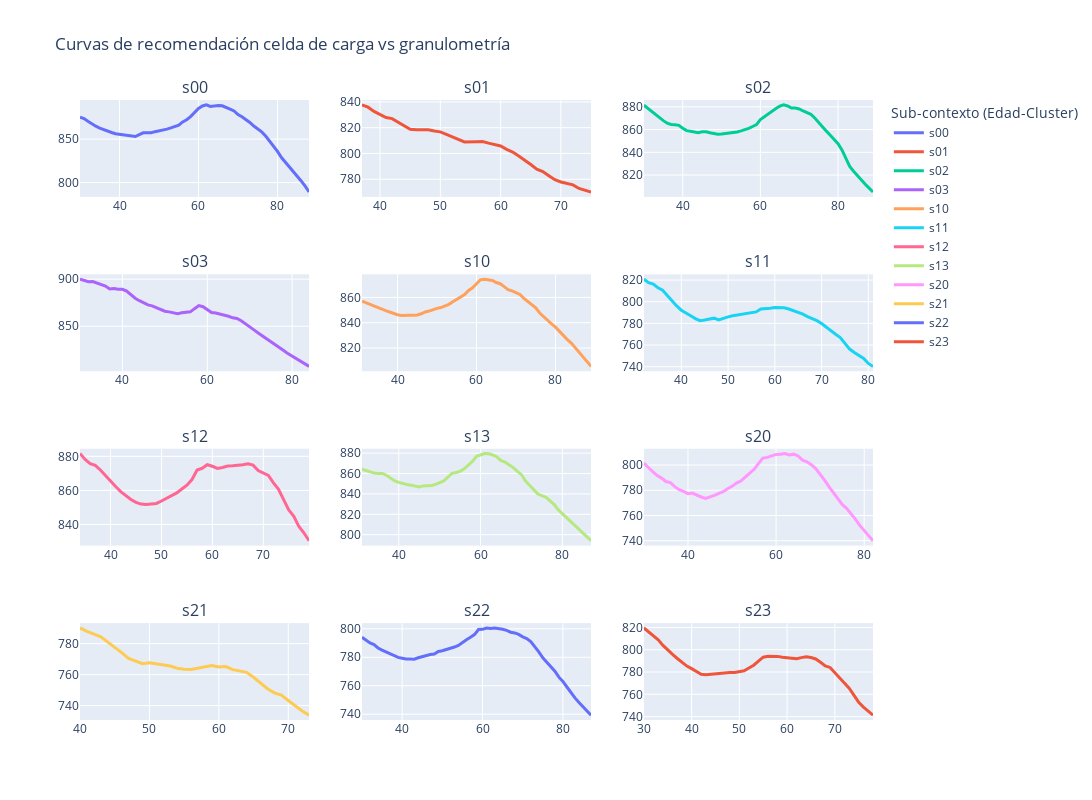

The notebook cell saved with this chart:
### Code cell
# Mostrando curvas de recomendación
fig = make_subplots(
    rows=4, cols=3,
    subplot_titles=titulos,
    )
k=0
for i in range(1,5):
    for j in range(1,4):
        try:
            data=dic1[titulos[k]]
            fig.add_trace(go.Scatter(x=data["gran"], y=data["cc"], ##FF6511
                            mode='lines',
                            name=titulos[k],line=dict(width=3, ),legendgroup = '1'),row=i, col=j) 

            k+=1
        except:
            pass
     



fig.update_layout(height=800, width=1200, title_text="Curvas de recomendación celda de carga vs granulometría",legend_title="Sub-contexto (Edad-Cluster)"#,xaxis6_rangeslider_visible=True
,#template="plotly_dark"
)

fig.show()

### Figure 1 — Plotly figure (JSON) as saved in the notebook; plotly's stock layout.template omitted (floating-point values rounded to 4 significant figures)
{"data": [{"legendgroup": "1", "line": {"width": 3}, "mode": "lines", "name": "s00", "type": "scatter", "x": [30, 31, 32, 33, 34, 35, 36, 37, 38, 39, 40, 41, 42, 43, 44, 45, 46, 47, 48, 49, 50, 51, 52, 53, 54, 55, 56, 57, 58, 59, 60, 61, 62, 63, 64, 65, 66, 67, 68, 69, 70, 71, 72, 73, 74, 75, 76, 77, 78, 79, 80, 81, 82, 83, 84, 85, 86, 87, 88], "xaxis": "x", "y": [875.3, 873.6, 870.5, 867.5, 864.9, 862.6, 860.7, 859.2, 857.6, 856.1, 855.6, 854.7, 854.2, 853.5, 852.9, 855.2, 857.3, 857.3, 857.2, 858.5, 859.4, 860.1, 861.5, 862.9, 864.5, 866.1, 869.8, 872.2, 875.9, 880.7, 885.3, 888.1, 889.4, 887.6, 888.4, 888.7, 888.3, 886.8, 884.5, 882.4, 878.3, 875.7, 872.8, 869.2, 865.0, 862.0, 858.3, 853.5, 847.9, 841.7, 835.8, 828.8, 823.6, 818.1, 812.3, 807.3, 801.8, 795.9, 789.1], "yaxis": "y"}, {"legendgroup": "1", "line": {"width": 3}, "mode": "lines", "name": "s01", "type": "scatter", "x": [37, 38, 39, 40, 41, 42, 43, 44, 45, 46, 47, 48, 49, 50, 51, 52, 53, 54, 56, 57, 58, 59, 60, 61, 62, 63, 64, 65, 66, 67, 68, 69, 70, 71, 72, 73, 75], "xaxis": "x2", "y": [837.7, 835.9, 832.6, 830.4, 827.9, 827.1, 824.5, 821.5, 818.8, 818.5, 818.5, 818.4, 817.5, 816.8, 814.9, 812.9, 810.9, 809.0, 809.2, 809.3, 808.1, 807.2, 805.8, 803.2, 801.1, 798.1, 794.9, 791.4, 787.8, 786.0, 782.8, 779.6, 777.9, 776.7, 775.6, 772.9, 770.1], "yaxis": "y2"}, {"legendgroup": "1", "line": {"width": 3}, "mode": "lines", "name": "s02", "type": "scatter", "x": [30, 31, 32, 33, 34, 35, 36, 37, 38, 39, 40, 41, 42, 43, 44, 45, 46, 47, 48, 49, 50, 51, 52, 53, 54, 55, 56, 57, 58, 59, 60, 61, 62, 63, 64, 65, 66, 67, 68, 69, 70, 71, 72, 73, 74, 75, 76, 77, 78, 79, 80, 81, 82, 83, 84, 85, 86, 87, 88, 89], "xaxis": "x3", "y": [881.4, 878.6, 875.7, 872.7, 870.2, 867.8, 865.6, 864.5, 864.3, 863.7, 861.2, 859.0, 858.6, 857.7, 857.2, 858.0, 858.1, 857.1, 856.4, 855.9, 856.0, 856.5, 856.6, 857.1, 857.8, 858.8, 859.9, 861.0, 862.7, 864.3, 868.7, 871.3, 873.9, 876.4, 878.5, 880.5, 881.7, 880.8, 878.9, 878.9, 878.1, 876.3, 874.5, 873.5, 870.1, 866.2, 861.6, 858.6, 855.0, 851.6, 847.6, 842.1, 834.9, 827.5, 823.3, 819.3, 815.6, 811.9, 808.6, 805.1], "yaxis": "y3"}, {"legendgroup": "1", "line": {"width": 3}, "mode": "lines", "name": "s03", "type": "scatter", "x": [30, 31, 32, 33, 34, 35, 36, 37, 38, 39, 40, 41, 42, 43, 44, 45, 46, 47, 48, 49, 50, 51, 52, 53, 54, 55, 56, 57, 58, 59, 60, 61, 62, 63, 64, 65, 66, 67, 68, 69, 70, 71, 72, 73, 74, 75, 76, 77, 78, 79, 80, 81, 82, 83, 84], "xaxis": "x4", "y": [899.9, 898.3, 897.4, 897.5, 896.1, 894.6, 892.7, 889.5, 890.0, 889.3, 889.2, 887.3, 883.6, 879.7, 877.1, 874.6, 872.7, 871.6, 869.5, 867.5, 865.9, 865.2, 864.4, 863.3, 864.2, 865.1, 865.3, 868.7, 871.9, 870.7, 867.8, 864.5, 864.0, 863.1, 862.0, 860.5, 858.9, 858.2, 855.8, 852.3, 848.9, 846.1, 842.9, 839.8, 837.1, 833.6, 830.2, 827.2, 824.2, 820.8, 818.1, 815.0, 812.0, 809.1, 807.3], "yaxis": "y4"}, {"legendgroup": "1", "line": {"width": 3}, "mode": "lines", "name": "s10", "type": "scatter", "x": [31, 32, 33, 34, 35, 36, 37, 38, 39, 40, 41, 42, 43, 44, 45, 46, 47, 48, 49, 50, 51, 52, 53, 54, 55, 56, 57, 58, 59, 60, 61, 62, 63, 64, 65, 66, 67, 68, 69, 70, 71, 72, 73, 74, 75, 76, 77, 78, 79, 80, 81, 82, 83, 84, 85, 86, 87, 88, 89], "xaxis": "x5", "y": [857.1, 855.8, 854.5, 852.9, 851.8, 850.5, 849.6, 848.5, 847.3, 846.3, 845.7, 845.5, 845.9, 846.0, 846.1, 847.1, 848.5, 849.2, 850.4, 851.3, 852.0, 853.1, 854.5, 856.5, 858.4, 860.9, 862.3, 865.5, 867.6, 870.8, 873.9, 874.4, 874.0, 873.4, 871.8, 870.9, 868.6, 866.2, 865.2, 863.5, 862.4, 859.3, 856.7, 854.2, 851.7, 847.7, 844.6, 841.9, 839.1, 836.5, 833.1, 829.8, 826.7, 823.9, 820.2, 816.1, 812.2, 808.7, 805.5], "yaxis": "y5"}, {"legendgroup": "1", "line": {"width": 3}, "mode": "lines", "name": "s11", "type": "scatter", "x": [32, 33, 34, 35, 36, 37, 38, 39, 40, 41, 42, 43, 44, 45, 46, 47, 48, 49, 50, 51, 52, 53, 54, 55, 56, 57, 58, 59, 60, 61, 62, 63, 64, 65, 66, 67, 68, 69, 70, 71, 72, 73, 74, 75, 76, 77, 78, 79, 80, 81], "xaxis": "x6", "y": [820.8, 817.5, 816.2, 812.9, 810.6, 805.6, 800.8, 796.2, 792.2, 789.3, 787.1, 784.5, 782.6, 783.1, 784.2, 784.8, 783.1, 784.9, 786.0, 787.0, 787.7, 788.6, 789.5, 789.8, 790.6, 793.3, 793.4, 794.1, 794.7, 794.8, 794.4, 793.3, 791.6, 790.5, 788.6, 786.3, 784.7, 782.5, 779.9, 776.4, 773.4, 770.0, 766.9, 761.6, 756.3, 753.1, 750.1, 747.7, 743.0, 740.3], "yaxis": "y6"}, {"legendgroup": "1", "line": {"width": 3}, "mode": "lines", "name": "s12", "type": "scatter", "x": [34, 35, 36, 37, 38, 39, 40, 41, 42, 43, 44, 45, 46, 47, 48, 49, 50, 51, 52, 53, 54, 55, 56, 57, 58, 59, 60, 61, 62, 63, 64, 65, 66, 67, 68, 69, 70, 71, 72, 73, 74, 75, 76, 77, 78, 79], "xaxis": "x7", "y": [881.6, 878.2, 875.7, 874.7, 872.0, 868.6, 865.7, 862.3, 859.3, 856.7, 854.7, 853.0, 852.0, 851.8, 852.0, 852.4, 853.8, 855.3, 856.6, 858.5, 860.8, 863.1, 866.4, 871.9, 873.0, 875.1, 874.2, 872.9, 873.5, 874.3, 874.4, 874.6, 875.1, 875.6, 874.9, 871.7, 870.3, 868.8, 864.5, 860.7, 854.6, 848.6, 844.9, 838.8, 835.0, 830.5], "yaxis": "y7"}, {"legendgroup": "1", "line": {"width": 3}, "mode": "lines", "name": "s13", "type": "scatter", "x": [31, 32, 33, 34, 35, 36, 37, 38, 39, 40, 41, 42, 43, 44, 45, 46, 47, 48, 49, 50, 51, 52, 53, 54, 55, 56, 57, 58, 59, 60, 61, 62, 63, 64, 65, 66, 67, 68, 69, 70, 71, 72, 73, 74, 76, 77, 78, 79, 80, 81, 82, 83, 84, 85, 86, 87], "xaxis": "x8", "y": [864.2, 862.8, 861.7, 860.4, 860.0, 860.1, 858.2, 855.3, 852.8, 851.4, 850.0, 849.2, 848.6, 847.4, 846.9, 847.9, 847.9, 848.3, 849.4, 851.1, 852.8, 856.4, 860.2, 861.0, 862.2, 864.6, 868.4, 871.9, 877.0, 878.7, 879.6, 879.5, 878.3, 876.3, 872.7, 871.2, 868.8, 865.8, 862.1, 858.9, 852.6, 848.2, 843.3, 839.8, 836.7, 833.0, 829.5, 824.3, 820.4, 816.6, 813.0, 809.0, 805.0, 801.3, 797.5, 794.0], "yaxis": "y8"}, {"legendgroup": "1", "line": {"width": 3}, "mode": "lines", "name": "s20", "type": "scatter", "x": [30, 31, 32, 33, 34, 35, 36, 37, 38, 39, 40, 41, 42, 43, 44, 45, 46, 47, 48, 49, 50, 51, 52, 53, 54, 55, 56, 57, 58, 59, 60, 61, 62, 63, 64, 65, 66, 67, 68, 69, 70, 71, 72, 73, 74, 75, 76, 77, 78, 79, 80, 81, 82], "xaxis": "x9", "y": [801.5, 798.0, 794.7, 791.7, 789.7, 787.0, 786.1, 782.9, 780.5, 779.1, 777.3, 777.8, 776.0, 774.7, 773.6, 774.7, 775.9, 777.6, 778.9, 781.2, 783.1, 785.8, 787.3, 790.4, 793.6, 796.6, 801.1, 805.6, 806.1, 807.3, 808.4, 808.6, 809.1, 808.1, 808.7, 807.2, 803.9, 802.5, 800.3, 797.3, 792.8, 788.0, 783.0, 778.4, 773.4, 768.8, 765.7, 761.9, 757.1, 752.2, 748.0, 743.4, 739.9], "yaxis": "y9"}, {"legendgroup": "1", "line": {"width": 3}, "mode": "lines", "name": "s21", "type": "scatter", "x": [40, 41, 43, 44, 45, 46, 47, 48, 49, 50, 51, 52, 53, 54, 55, 56, 57, 58, 59, 60, 61, 62, 63, 64, 65, 66, 67, 68, 69, 70, 71, 72, 73], "xaxis": "x10", "y": [790.1, 787.8, 784.4, 781.1, 777.6, 774.2, 770.4, 768.6, 767.1, 767.6, 766.9, 765.9, 765.6, 764.1, 763.4, 763.3, 764.2, 765.1, 765.9, 765.0, 765.2, 763.2, 762.4, 761.4, 758.2, 754.7, 750.9, 748.2, 746.8, 743.3, 739.7, 736.5, 733.8], "yaxis": "y10"}, {"legendgroup": "1", "line": {"width": 3}, "mode": "lines", "name": "s22", "type": "scatter", "x": [30, 31, 32, 33, 34, 35, 36, 37, 38, 39, 40, 41, 42, 43, 44, 45, 46, 47, 48, 49, 50, 51, 52, 53, 54, 55, 56, 57, 58, 59, 60, 61, 62, 63, 64, 65, 66, 67, 68, 69, 70, 71, 72, 73, 74, 75, 76, 77, 78, 79, 80, 81, 82, 83, 84, 85, 86, 87], "xaxis": "x11", "y": [794.1, 792.0, 790.0, 788.9, 786.5, 785.0, 783.6, 782.3, 780.9, 780.0, 779.3, 778.7, 778.8, 778.7, 779.7, 780.5, 781.1, 781.9, 782.3, 784.1, 784.6, 785.3, 786.6, 787.2, 788.3, 790.5, 792.3, 794.0, 795.9, 799.5, 799.6, 800.6, 800.2, 800.5, 800.2, 799.7, 798.9, 797.6, 797.1, 796.1, 794.4, 793.2, 791.0, 787.7, 783.8, 779.6, 776.5, 773.5, 770.2, 766.0, 763.0, 759.1, 754.9, 751.5, 748.2, 744.8, 742.2, 739.3], "yaxis": "y11"}, {"legendgroup": "1", "line": {"width": 3}, "mode": "lines", "name": "s23", "type": "scatter", "x": [30, 31, 32, 33, 34, 35, 36, 37, 38, 39, 40, 41, 42, 43, 44, 45, 46, 47, 48, 49, 50, 51, 52, 53, 54, 55, 56, 57, 58, 59, 60, 61, 62, 63, 64, 65, 66, 67, 68, 69, 70, 71, 72, 73, 74, 75, 76, 77, 78], "xaxis": "x12", "y": [819.5, 815.7, 812.2, 808.9, 803.9, 799.5, 795.8, 792.1, 788.6, 785.4, 783.0, 780.3, 778.0, 777.6, 778.1, 778.8, 779.3, 779.1, 779.6, 779.6, 780.5, 781.1, 783.6, 786.1, 789.7, 793.3, 794.1, 794.3, 794.0, 793.2, 792.7, 792.4, 792.0, 792.9, 793.6, 793.1, 791.7, 788.7, 785.5, 784.1, 779.2, 774.1, 770.2, 765.4, 759.0, 752.9, 748.6, 744.9, 741.3], "yaxis": "y12"}], "layout": {"annotations": [{"font": {"size": 16}, "showarrow": false, "text": "s00", "x": 0.1444, "xanchor": "center", "xref": "paper", "y": 1, "yanchor": "bottom", "yref": "paper"}, {"font": {"size": 16}, "showarrow": false, "text": "s01", "x": 0.5, "xanchor": "center", "xref": "paper", "y": 1, "yanchor": "bottom", "yref": "paper"}, {"font": {"size": 16}, "showarrow": false, "text": "s02", "x": 0.8556, "xanchor": "center", "xref": "paper", "y": 1, "yanchor": "bottom", "yref": "paper"}, {"font": {"size": 16}, "showarrow": false, "text": "s03", "x": 0.1444, "xanchor": "center", "xref": "paper", "y": 0.7188, "yanchor": "bottom", "yref": "paper"}, {"font": {"size": 16}, "showarrow": false, "text": "s10", "x": 0.5, "xanchor": "center", "xref": "paper", "y": 0.7188, "yanchor": "bottom", "yref": "paper"}, {"font": {"size": 16}, "showarrow": false, "text": "s11", "x": 0.8556, "xanchor": "center", "xref": "paper", "y": 0.7188, "yanchor": "bottom", "yref": "paper"}, {"font": {"size": 16}, "showarrow": false, "text": "s12", "x": 0.1444, "xanchor": "center", "xref": "paper", "y": 0.4375, "yanchor": "bottom", "yref": "paper"}, {"font": {"size": 16}, "showarrow": false, "text": "s13", "x": 0.5, "xanchor": "center", "xref": "paper", "y": 0.4375, "yanchor": "bottom", "yref": "paper"}, {"font": {"size": 16}, "showarrow": false, "text": "s20", "x": 0.8556, "xanchor": "center", "xref": "paper", "y": 0.4375, "yanchor": "bottom", "yref": "paper"}, {"font": {"size": 16}, "showarrow": false, "text": "s21", "x": 0.1444, "xanchor": "center", "xref": "paper", "y": 0.1562, "yanchor": "bottom", "yref": "paper"}, {"font": {"size": 16}, "showarrow": false, "text": "s22", "x": 0.5, "xanchor": "center", "xref": "paper", "y": 0.1562, "yanchor": "bottom", "yref": "paper"}, {"font": {"size": 16}, "showarrow": false, "text": "s23", "x": 0.8556, "xanchor": "center", "xref": "paper", "y": 0.1562, "yanchor": "bottom", "yref": "paper"}], "height": 800, "legend": {"title": {"text": "Sub-contexto (Edad-Cluster)"}}, "title": {"text": "Curvas de recomendación celda de carga vs granulometría"}, "width": 1200, "xaxis": {"anchor": "y", "domain": [0, 0.2889]}, "xaxis10": {"anchor": "y10", "domain": [0, 0.2889]}, "xaxis11": {"anchor": "y11", "domain": [0.3556, 0.6444]}, "xaxis12": {"anchor": "y12", "domain": [0.7111, 1]}, "xaxis2": {"anchor": "y2", "domain": [0.3556, 0.6444]}, "xaxis3": {"anchor": "y3", "domain": [0.7111, 1]}, "xaxis4": {"anchor": "y4", "domain": [0, 0.2889]}, "xaxis5": {"anchor": "y5", "domain": [0.3556, 0.6444]}, "xaxis6": {"anchor": "y6", "domain": [0.7111, 1]}, "xaxis7": {"anchor": "y7", "domain": [0, 0.2889]}, "xaxis8": {"anchor": "y8", "domain": [0.3556, 0.6444]}, "xaxis9": {"anchor": "y9", "domain": [0.7111, 1]}, "yaxis": {"anchor": "x", "domain": [0.8438, 1]}, "yaxis10": {"anchor": "x10", "domain": [0, 0.1562]}, "yaxis11": {"anchor": "x11", "domain": [0, 0.1562]}, "yaxis12": {"anchor": "x12", "domain": [0, 0.1562]}, "yaxis2": {"anchor": "x2", "domain": [0.8438, 1]}, "yaxis3": {"anchor": "x3", "domain": [0.8438, 1]}, "yaxis4": {"anchor": "x4", "domain": [0.5625, 0.7188]}, "yaxis5": {"anchor": "x5", "domain": [0.5625, 0.7188]}, "yaxis6": {"anchor": "x6", "domain": [0.5625, 0.7188]}, "yaxis7": {"anchor": "x7", "domain": [0.2812, 0.4375]}, "yaxis8": {"anchor": "x8", "domain": [0.2812, 0.4375]}, "yaxis9": {"anchor": "x9", "domain": [0.2812, 0.4375]}}}
